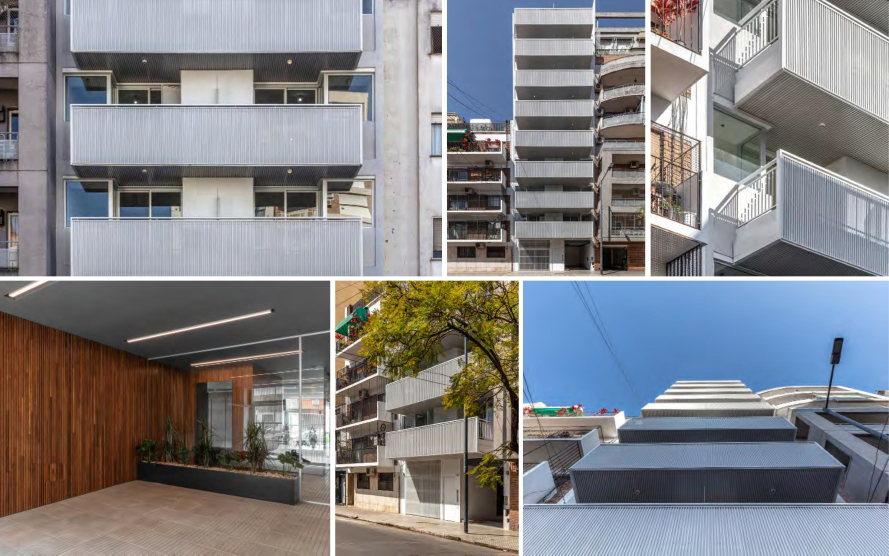
#> input picture assets/araoz.jpg, 2667 x 1667 px, given in place of _og_tmp.png, which was not available (shown at 1/3 size)
$ python og_imagen.py
#> lines starting #> are read from the running program, lines starting #| are printed output that depends on the picture; pictures that were not available may be replaced by others from this repository, and a replacement may not be noted
# -*- coding: utf-8 -*-
"""Arma la imagen que se ve al compartir el link del sitio.

Un video no sirve como preview: WhatsApp, LinkedIn y los demas piden una
imagen fija. Se saca un cuadro del video de la portada —el que muestra el
estudio trabajando con el logo en la pared— y se recorta a 1200x630, que es
la medida que esperan esas plataformas.

Sale en JPG y no en WebP: algunos lectores de preview todavia no abren WebP
y muestran el link sin imagen.

    python docs/og_imagen.py
"""
import io, os, subprocess, sys

ANCHO, ALTO = 1200, 630
SEGUNDO = '2'
VIDEO = os.path.join('assets', 'video', 'estudio-hero.mp4')
DEST = os.path.join('assets', 'og-portada.jpg')


def main():
    from PIL import Image
    tmp = os.path.join('assets', '_og_tmp.png')
    subprocess.run(['ffmpeg', '-v', 'error', '-y', '-ss', SEGUNDO, '-i', VIDEO,
                    '-frames:v', '1', tmp], check=True)
#> (this line was passed over: subprocess is not available in this run)
    im = Image.open(tmp).convert('RGB')
#> im is the input picture: PIL image 2667x1667 RGB; mean R, G, B 130.7, 130.9, 134.5
    # Recorte tipo "cover": el cuadro es 16:9 y el preview 1.9:1.
    escala = max(ANCHO / im.width, ALTO / im.height)
#> escala = 0.45
    im = im.resize((round(im.width * escala), round(im.height * escala)), Image.LANCZOS)
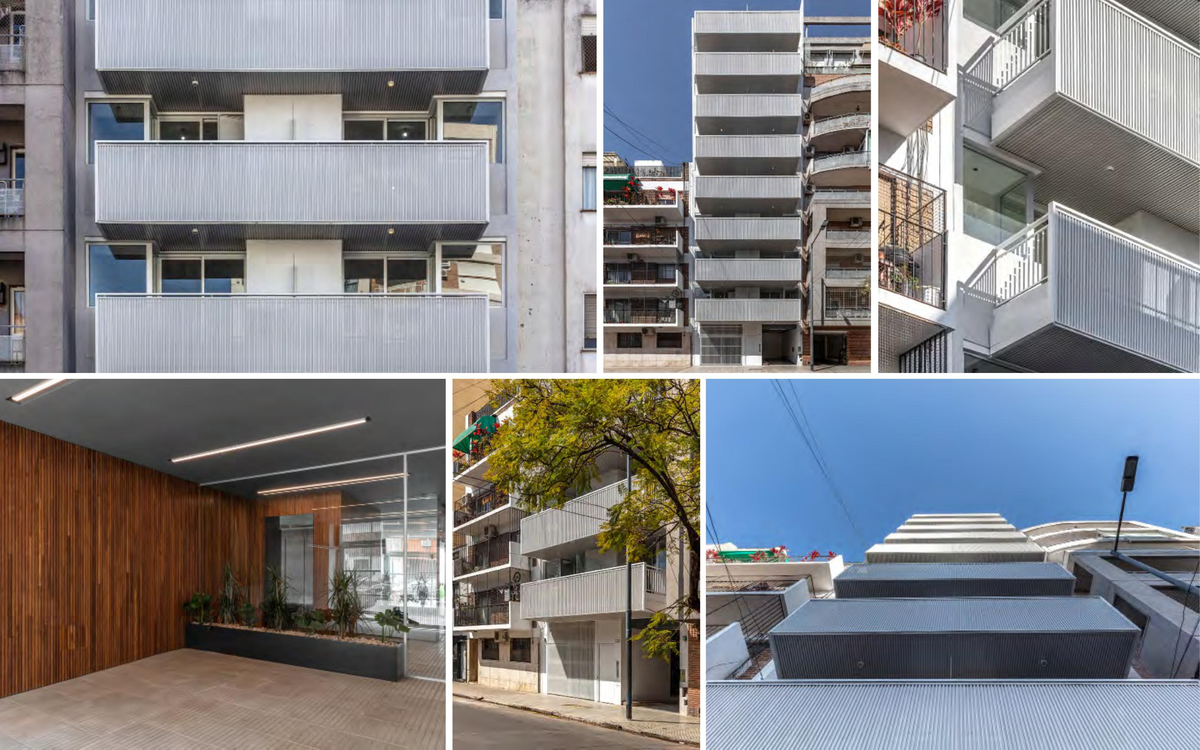
#> im: PIL image 1200x750 RGB; mean R, G, B 130.7, 130.9, 134.5
    x = (im.width - ANCHO) // 2
#> x = 0
    y = (im.height - ALTO) // 2
#> y = 60
    im = im.crop((x, y, x + ANCHO, y + ALTO))
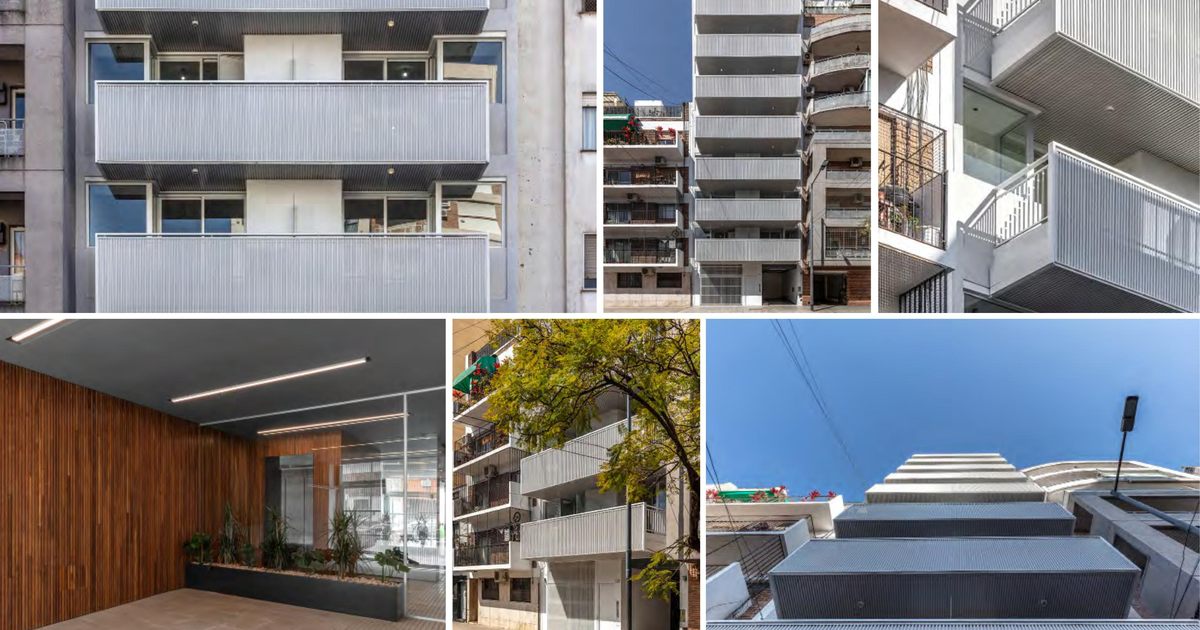
#> im: PIL image 1200x630 RGB; mean R, G, B 124.9, 125.4, 128.5
    im.save(DEST, 'JPEG', quality=88, optimize=True, progressive=True)
    os.remove(tmp)
    print('%s  %dx%d  %d KB' % (DEST, im.width, im.height, os.path.getsize(DEST) // 1024))
#| assets/og-portada.jpg  1200x630  178 KB


if __name__ == '__main__':
    main()

$ run again, on assets/dos-casas-conde.jpg
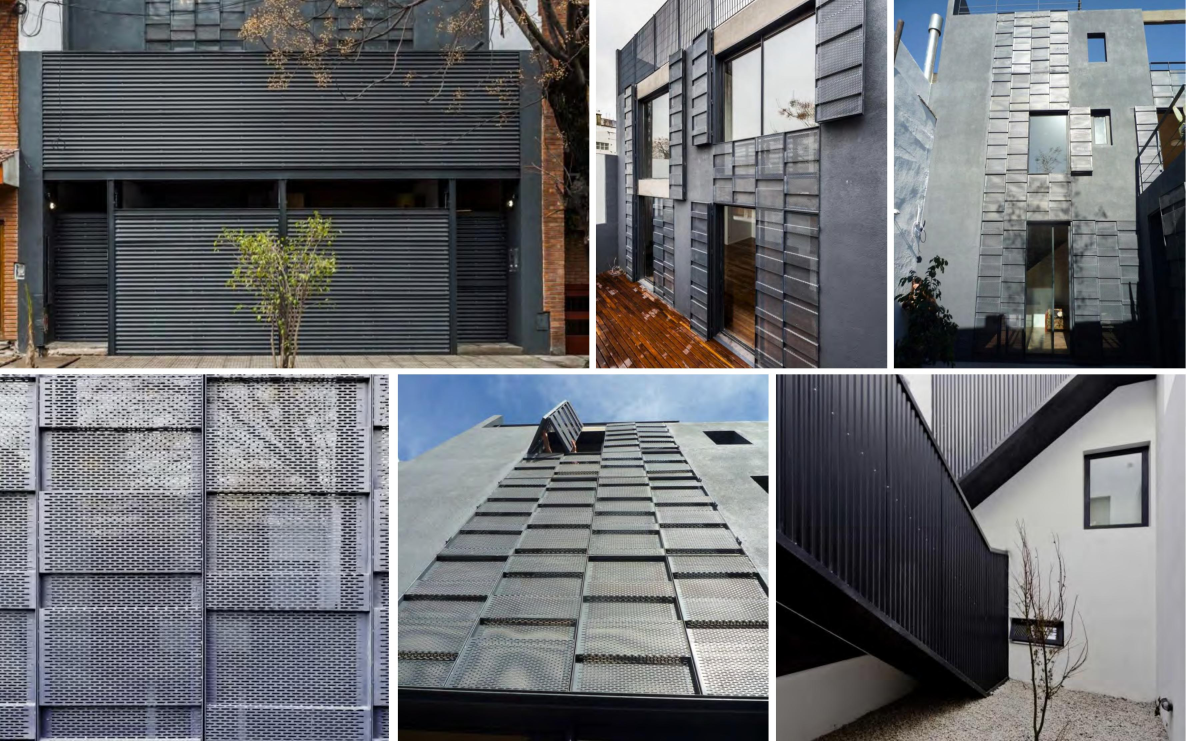
#> input picture assets/dos-casas-conde.jpg, 3556 x 2223 px, given in place of _og_tmp.png, which was not available (shown at 1/3 size)
#> in main, im is the input picture: PIL image 3556x2223 RGB; mean R, G, B 108, 109.4, 112.8
#> in main, `im = im.resize((round(im.width * escala), round(im.height * escala)), ..`:
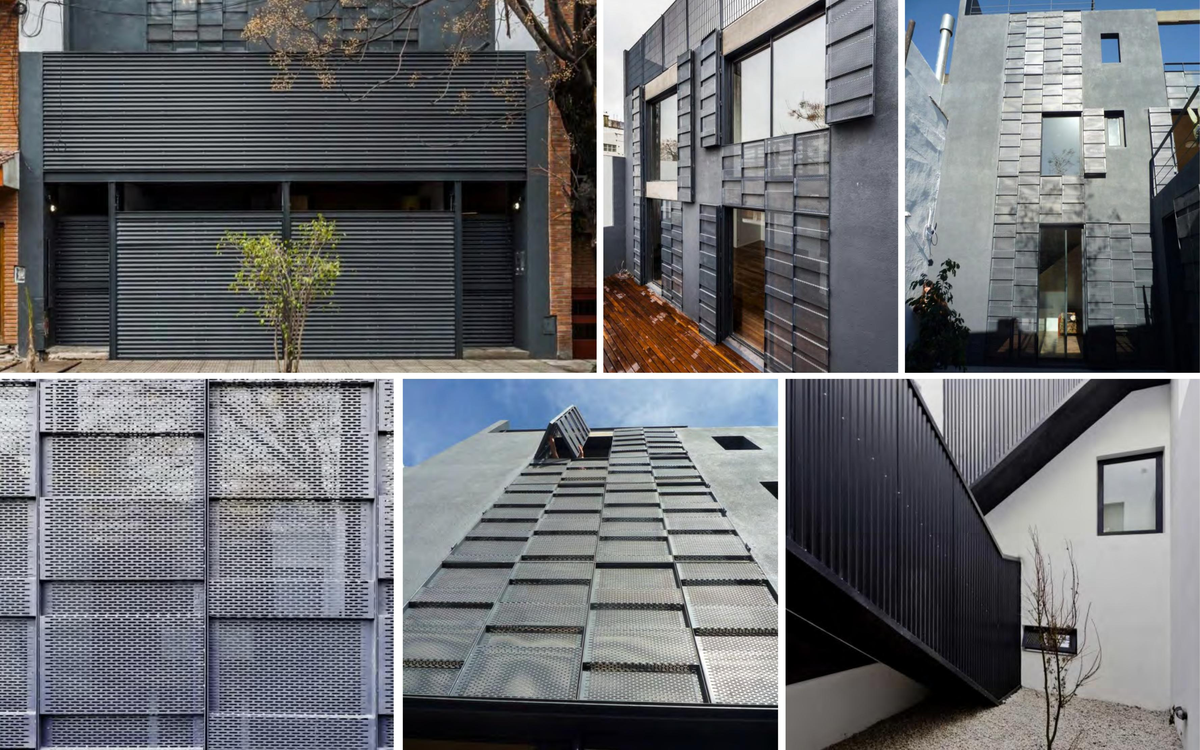
#> im: PIL image 1200x750 RGB; mean R, G, B 107.9, 109.4, 112.8
#> in main, `im = im.crop((x, y, x + ANCHO, y + ALTO))`:
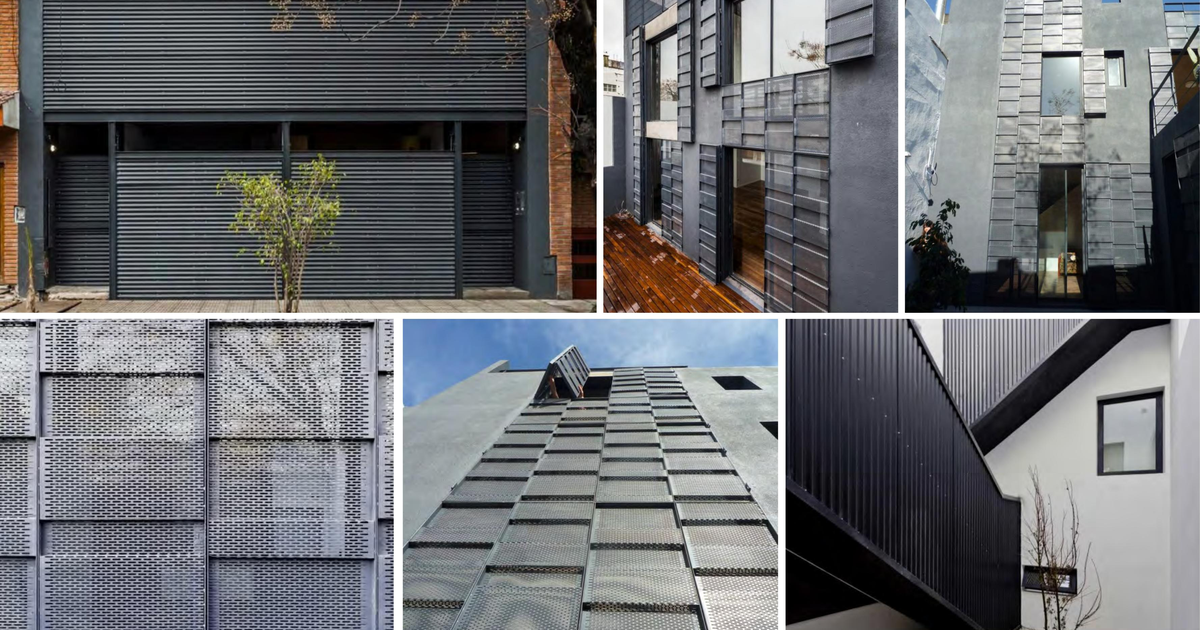
#> im: PIL image 1200x630 RGB; mean R, G, B 108.9, 110.3, 113.3
#| assets/og-portada.jpg  1200x630  206 KB
